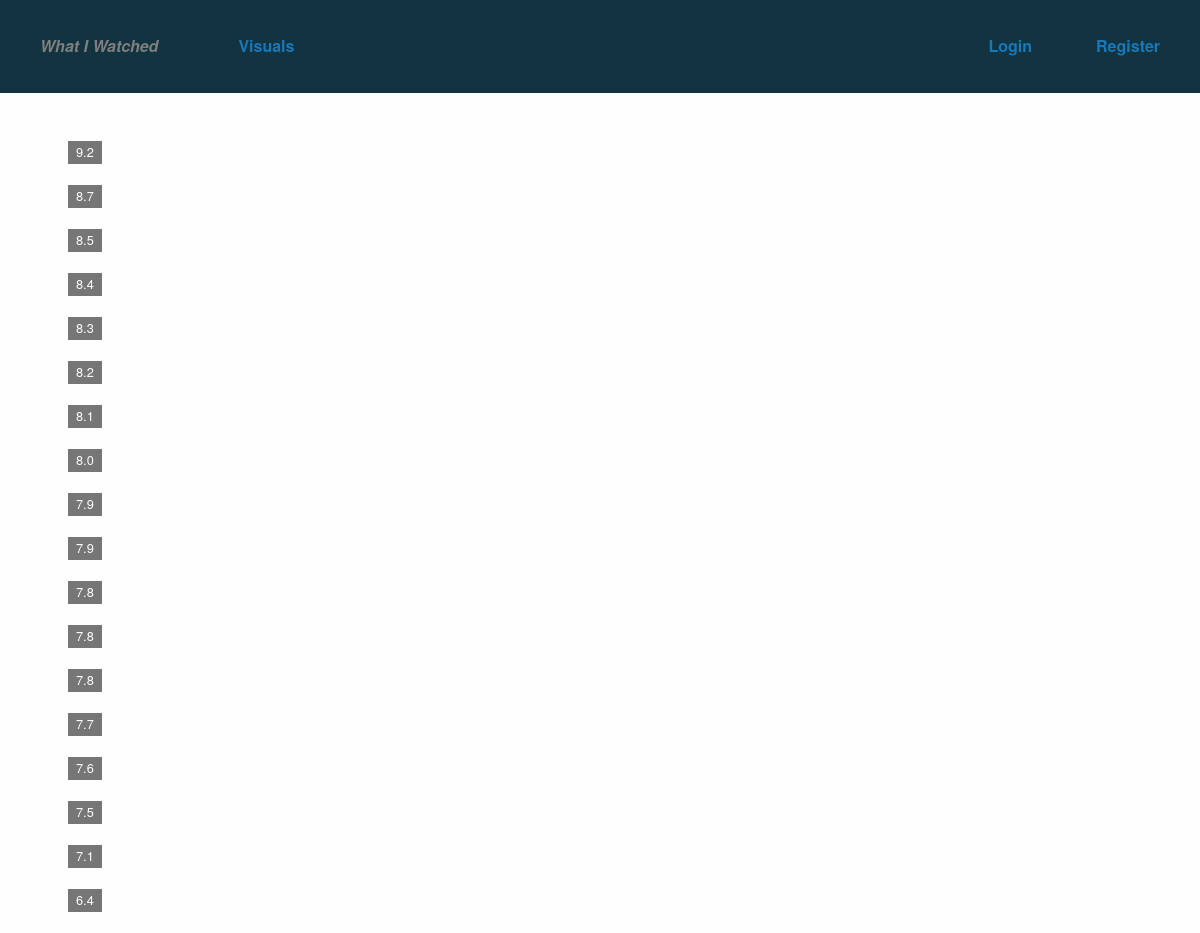
The app's page /visual/type/1, older data.
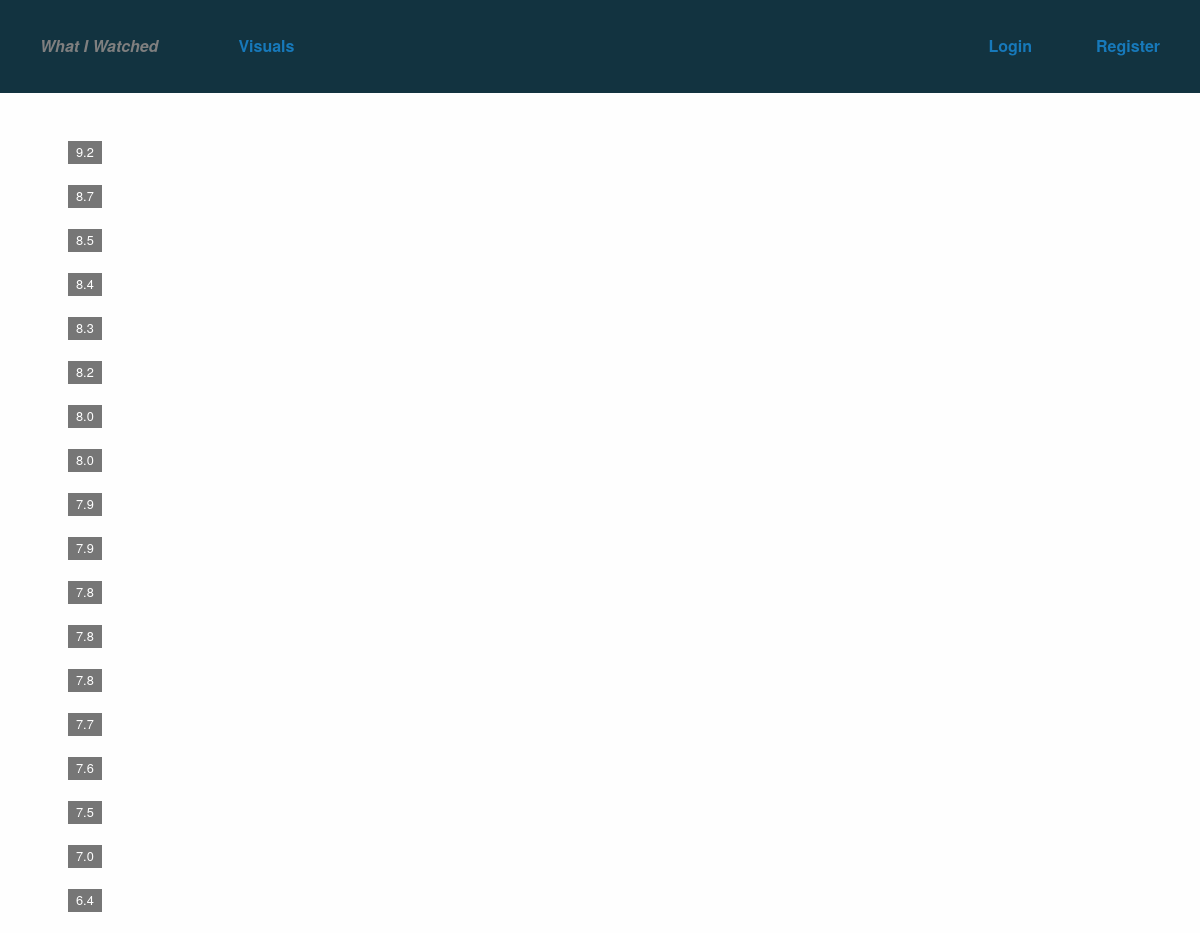
The same page, newer data.
### visual/models.py (models this page shows, shortened)
class Visual(models.Model):
    title = models.CharField(max_length=60, blank=True)
    watched = models.BooleanField(default=True)
    douban_id = models.CharField(max_length=60, unique=True)
    imdb_id = models.CharField(max_length=60, blank=True)
    date_watched = models.DateTimeField(auto_now_add = True)
    date_updated = models.DateTimeField(auto_now = True)
    original_title = models.CharField(max_length=60, blank=True)
    year = models.IntegerField(blank=True, default=0)
    rating = models.FloatField(blank=True, default=0.0)
    images = models.TextField(blank=True)
    summary = models.TextField(blank=True)
    visual_type = models.ManyToManyField(Type, blank=True)
    favorite = models.ManyToManyField(User, blank=True)
    class Meta:
        ordering = ['-rating']

### visual/views.py (the view)
# urls.py: url(r'^type/(?P<id>\d+)', 'visual.views.type_visuals'),
def type_visuals(request, id):
    visuals = Visual.objects.filter(visual_type__id=int(id))
    return render(request, 'visual/type.html', {'visuals' : visuals})

### templates/visual/type.html
{% extends "common/base.html" %}
{% block content %}
{% include "visual/visual_list.html" with visuals=visuals %}
{% endblock %}

### templates/common/base.html (shortened to what this page needs)
<!DOCTYPE html>
{% load staticfiles %}
<html class="no-js" lang="en">
    <head>
        <link rel="stylesheet" href="https://cdn.jsdelivr.net/foundation/6.2.1/foundation.min.css">
        <link href="{% static 'visual/css/main.css' %}" rel="stylesheet">
    </head>
    <body>
        <div class="top-bar stacked-for-medium" id="menu">
            <div class="top-bar-title">
                <ul class="menu">
                    <li class="menu-text"><a id="logo" href="/">What I Watched</a></li>
                </ul>
            </div>
            <div class="top-bar-left">
                <ul class="dropdown menu" data-dropdown-menu>
                    <li class="menu-text"><a href="/visual">Visuals</a></li>
                </ul>
            </div>
            <div class="top-bar-right">
                <ul class="menu">
                    {% if not user.is_authenticated %}
                    <li class="menu-text"><a href="/login">Login</a></li>
                    <li class="menu-text"><a href="/register">Register</a></li>
                    {% endif %}
                </ul>
            </div>
        </div>
        <div class="container">
        {% block content %}
        {% endblock %}
        </div>
    </body>
</html>

### templates/visual/visual_list.html (shortened to what this page needs)
<div class="row visuals">
    {% for visual in visuals %}
    <div class="columns large-2 medium-4 small-6 visual-wrapper">
        <a href="{% url 'visual:detail' visual.id %}">
        <div class="visual success">
            <div class="visual-content">
            </div>
            <div class="rating label secondary">
                {{ visual.rating }}
            </div>
        </div>
        </a>
    </div>
    {% endfor %}
</div>

### visual/static/visual/css/main.css (style rules this page uses)
html { overflow-y:scroll }
.container { margin-top:3rem;padding:0 5% }
.visual-wrapper { padding-left:.5rem;padding-right:.5rem }
.top-bar,.top-bar ul { background:#123340 }
#logo { font-style:italic;font-family:inherit;color:#7f7f7f }
.visual { transition:all 0.5s linear;position:relative }
.visual .rating { position:absolute;top:0;left:0 }
.columns { margin-bottom:20px }

Row changes from the older to the newer data that the page shows:
changed Visual (number 7 of 18 on the later page): rating "8.1" → "8.0"
changed Visual (number 17 of 18 on the later page): rating "7.1" → "7.0"
